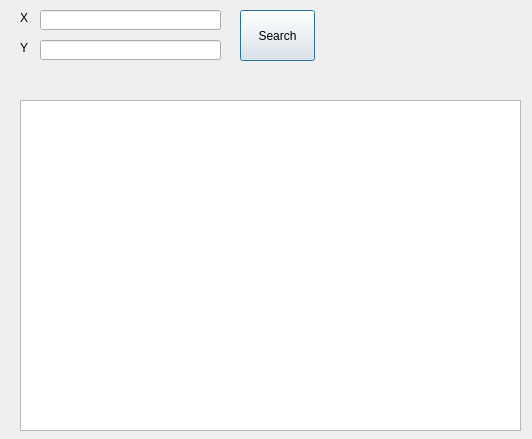
<?xml version="1.0" encoding="UTF-8"?>
<ui version="4.0">
 <class>CheckCoordinatesDialogBase</class>
 <widget class="QDialog" name="CheckCoordinatesDialogBase">
  <property name="windowModality">
   <enum>Qt::NonModal</enum>
  </property>
  <property name="geometry">
   <rect>
    <x>0</x>
    <y>0</y>
    <width>532</width>
    <height>439</height>
   </rect>
  </property>
  <property name="sizeIncrement">
   <size>
    <width>0</width>
    <height>0</height>
   </size>
  </property>
  <property name="windowTitle">
   <string>Check Coordinates</string>
  </property>
  <widget class="QLineEdit" name="lineEdit">
   <property name="geometry">
    <rect>
     <x>40</x>
     <y>10</y>
     <width>181</width>
     <height>20</height>
    </rect>
   </property>
  </widget>
  <widget class="QLineEdit" name="lineEdit_2">
   <property name="geometry">
    <rect>
     <x>40</x>
     <y>40</y>
     <width>181</width>
     <height>20</height>
    </rect>
   </property>
  </widget>
  <widget class="QLabel" name="label">
   <property name="geometry">
    <rect>
     <x>20</x>
     <y>10</y>
     <width>21</width>
     <height>16</height>
    </rect>
   </property>
   <property name="text">
    <string>X</string>
   </property>
  </widget>
  <widget class="QLabel" name="label_2">
   <property name="geometry">
    <rect>
     <x>20</x>
     <y>40</y>
     <width>16</width>
     <height>16</height>
    </rect>
   </property>
   <property name="text">
    <string>Y</string>
   </property>
  </widget>
  <widget class="QPushButton" name="pushButton">
   <property name="enabled">
    <bool>true</bool>
   </property>
   <property name="geometry">
    <rect>
     <x>240</x>
     <y>10</y>
     <width>75</width>
     <height>51</height>
    </rect>
   </property>
   <property name="text">
    <string>Search</string>
   </property>
  </widget>
  <widget class="QTextEdit" name="textEdit">
   <property name="enabled">
    <bool>true</bool>
   </property>
   <property name="geometry">
    <rect>
     <x>20</x>
     <y>100</y>
     <width>501</width>
     <height>331</height>
    </rect>
   </property>
   <property name="sizeAdjustPolicy">
    <enum>QAbstractScrollArea::AdjustIgnored</enum>
   </property>
   <property name="readOnly">
    <bool>true</bool>
   </property>
  </widget>
 </widget>
 <resources/>
 <connections/>
</ui>
